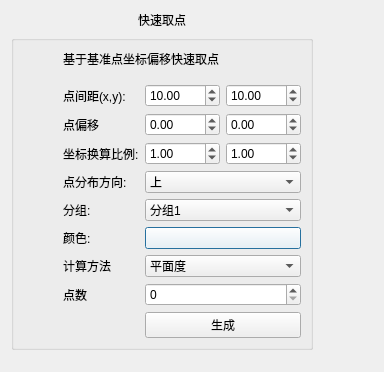
<?xml version="1.0" encoding="UTF-8"?>
<ui version="4.0">
 <class>getPointDialog</class>
 <widget class="QDialog" name="getPointDialog">
  <property name="geometry">
   <rect>
    <x>0</x>
    <y>0</y>
    <width>384</width>
    <height>372</height>
   </rect>
  </property>
  <property name="windowTitle">
   <string>Dialog</string>
  </property>
  <layout class="QGridLayout" name="gridLayout_2">
   <item row="0" column="0">
    <layout class="QGridLayout" name="gridLayout">
     <item row="0" column="0">
      <widget class="QLabel" name="label">
       <property name="text">
        <string>快速取点</string>
       </property>
       <property name="alignment">
        <set>Qt::AlignCenter</set>
       </property>
      </widget>
     </item>
     <item row="3" column="0">
      <spacer name="verticalSpacer_2">
       <property name="orientation">
        <enum>Qt::Vertical</enum>
       </property>
       <property name="sizeHint" stdset="0">
        <size>
         <width>20</width>
         <height>40</height>
        </size>
       </property>
      </spacer>
     </item>
     <item row="2" column="0">
      <widget class="QGroupBox" name="groupBox">
       <property name="title">
        <string/>
       </property>
       <layout class="QGridLayout" name="gridLayout_3">
        <item row="6" column="2">
         <widget class="QComboBox" name="comboBox">
          <item>
           <property name="text">
            <string>上</string>
           </property>
          </item>
          <item>
           <property name="text">
            <string>下</string>
           </property>
          </item>
          <item>
           <property name="text">
            <string>左</string>
           </property>
          </item>
          <item>
           <property name="text">
            <string>右</string>
           </property>
          </item>
          <item>
           <property name="text">
            <string>纵向</string>
           </property>
          </item>
          <item>
           <property name="text">
            <string>横向</string>
           </property>
          </item>
         </widget>
        </item>
        <item row="8" column="2">
         <widget class="QPushButton" name="roiColor">
          <property name="styleSheet">
           <string notr="true">background-color: rgb(255, 255, 255);</string>
          </property>
          <property name="text">
           <string/>
          </property>
         </widget>
        </item>
        <item row="0" column="1" colspan="2">
         <widget class="QLabel" name="label_2">
          <property name="text">
           <string>基于基准点坐标偏移快速取点</string>
          </property>
         </widget>
        </item>
        <item row="8" column="1">
         <widget class="QLabel" name="label_9">
          <property name="text">
           <string>颜色:</string>
          </property>
         </widget>
        </item>
        <item row="10" column="2">
         <widget class="QSpinBox" name="pointCount"/>
        </item>
        <item row="11" column="2">
         <widget class="QPushButton" name="creat">
          <property name="text">
           <string>生成</string>
          </property>
         </widget>
        </item>
        <item row="6" column="1">
         <widget class="QLabel" name="label_6">
          <property name="text">
           <string>点分布方向:</string>
          </property>
         </widget>
        </item>
        <item row="2" column="1">
         <widget class="QLabel" name="label_5">
          <property name="text">
           <string>点间距(x,y):</string>
          </property>
         </widget>
        </item>
        <item row="10" column="1">
         <widget class="QLabel" name="label_4">
          <property name="text">
           <string>点数</string>
          </property>
         </widget>
        </item>
        <item row="7" column="1">
         <widget class="QLabel" name="label_7">
          <property name="text">
           <string>分组:</string>
          </property>
         </widget>
        </item>
        <item row="9" column="1">
         <widget class="QLabel" name="label_8">
          <property name="text">
           <string>计算方法</string>
          </property>
         </widget>
        </item>
        <item row="9" column="2">
         <widget class="QComboBox" name="func">
          <item>
           <property name="text">
            <string>平面度</string>
           </property>
          </item>
          <item>
           <property name="text">
            <string>点到平面高差</string>
           </property>
          </item>
         </widget>
        </item>
        <item row="7" column="2">
         <widget class="QComboBox" name="roiTeam">
          <item>
           <property name="text">
            <string>分组1</string>
           </property>
          </item>
          <item>
           <property name="text">
            <string>分组2</string>
           </property>
          </item>
          <item>
           <property name="text">
            <string>分组3</string>
           </property>
          </item>
          <item>
           <property name="text">
            <string>分组4</string>
           </property>
          </item>
          <item>
           <property name="text">
            <string>分组5</string>
           </property>
          </item>
          <item>
           <property name="text">
            <string>分组6</string>
           </property>
          </item>
          <item>
           <property name="text">
            <string>分组7</string>
           </property>
          </item>
          <item>
           <property name="text">
            <string>分组8</string>
           </property>
          </item>
         </widget>
        </item>
        <item row="7" column="0">
         <spacer name="horizontalSpacer">
          <property name="orientation">
           <enum>Qt::Horizontal</enum>
          </property>
          <property name="sizeHint" stdset="0">
           <size>
            <width>40</width>
            <height>20</height>
           </size>
          </property>
         </spacer>
        </item>
        <item row="1" column="2">
         <spacer name="verticalSpacer">
          <property name="orientation">
           <enum>Qt::Vertical</enum>
          </property>
          <property name="sizeHint" stdset="0">
           <size>
            <width>20</width>
            <height>40</height>
           </size>
          </property>
         </spacer>
        </item>
        <item row="4" column="1">
         <widget class="QLabel" name="label_3">
          <property name="text">
           <string>点偏移</string>
          </property>
         </widget>
        </item>
        <item row="2" column="2">
         <layout class="QHBoxLayout" name="horizontalLayout">
          <item>
           <widget class="QDoubleSpinBox" name="spaceX">
            <property name="maximum">
             <double>9999.000000000000000</double>
            </property>
            <property name="value">
             <double>10.000000000000000</double>
            </property>
           </widget>
          </item>
          <item>
           <widget class="QDoubleSpinBox" name="spaceY">
            <property name="maximum">
             <double>9999.000000000000000</double>
            </property>
            <property name="value">
             <double>10.000000000000000</double>
            </property>
           </widget>
          </item>
         </layout>
        </item>
        <item row="4" column="2">
         <layout class="QHBoxLayout" name="horizontalLayout_2">
          <item>
           <widget class="QDoubleSpinBox" name="offsetX">
            <property name="minimum">
             <double>-9999.000000000000000</double>
            </property>
            <property name="maximum">
             <double>9999.000000000000000</double>
            </property>
           </widget>
          </item>
          <item>
           <widget class="QDoubleSpinBox" name="offsetY">
            <property name="minimum">
             <double>-9999.000000000000000</double>
            </property>
            <property name="maximum">
             <double>9999.000000000000000</double>
            </property>
           </widget>
          </item>
         </layout>
        </item>
        <item row="5" column="1">
         <widget class="QLabel" name="label_10">
          <property name="text">
           <string>坐标换算比例:</string>
          </property>
         </widget>
        </item>
        <item row="5" column="2">
         <layout class="QHBoxLayout" name="horizontalLayout_3">
          <item>
           <widget class="QDoubleSpinBox" name="scaleX">
            <property name="maximum">
             <double>1000.000000000000000</double>
            </property>
            <property name="value">
             <double>1.000000000000000</double>
            </property>
           </widget>
          </item>
          <item>
           <widget class="QDoubleSpinBox" name="scaleY">
            <property name="maximum">
             <double>1000.000000000000000</double>
            </property>
            <property name="value">
             <double>1.000000000000000</double>
            </property>
           </widget>
          </item>
         </layout>
        </item>
       </layout>
      </widget>
     </item>
     <item row="2" column="1">
      <spacer name="horizontalSpacer_2">
       <property name="orientation">
        <enum>Qt::Horizontal</enum>
       </property>
       <property name="sizeHint" stdset="0">
        <size>
         <width>40</width>
         <height>20</height>
        </size>
       </property>
      </spacer>
     </item>
    </layout>
   </item>
  </layout>
 </widget>
 <resources/>
 <connections/>
</ui>
